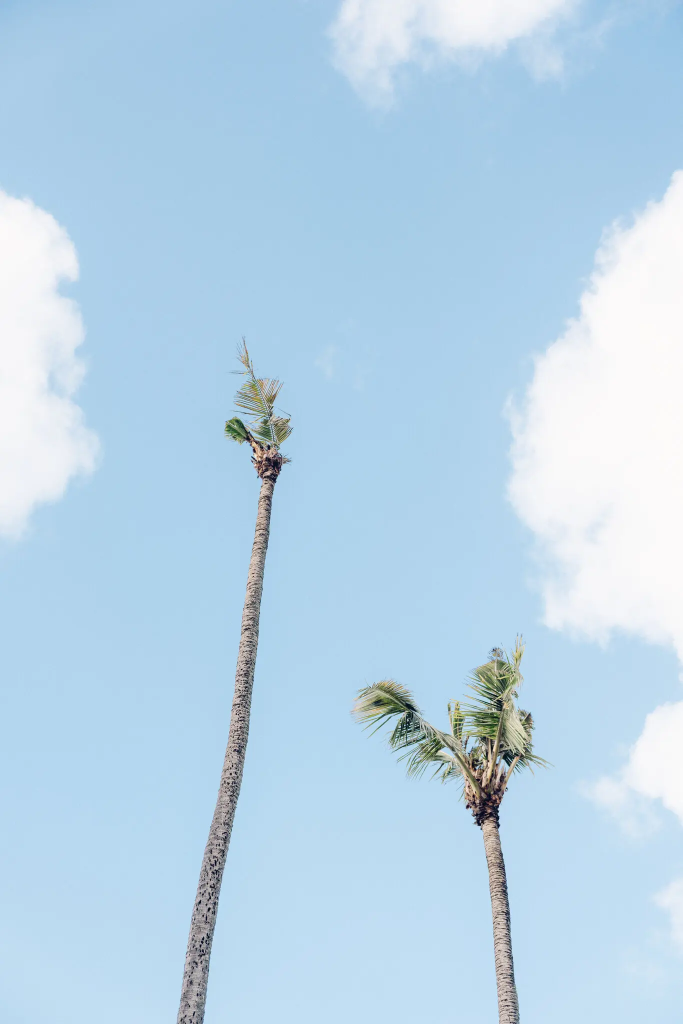
#> input picture example_images/08hs-palms-03-zglw-superJumbo.webp, 1366 x 2048 px (shown at 1/2 size)
$ jupyter execute --allow-errors visualization.ipynb   (shell and % lines are left out)   (text cells are left out)
#> lines starting #> are read from the running program, lines starting #| are printed output that depends on the picture; after the words box and inside, x2 and y2 are one past the last pixel; in counts of white or black regions, pixels touching at a corner belong together; pictures that were not available may be replaced by others from this repository, and a replacement may not be noted
[cell 1]

import roadside as rs
import sqlite3
import textwrap
import pandas as pd
import cv2
import matplotlib.pyplot as plt
import os
from icecream import ic
import numpy as np
import math

[cell 2]
# root_dir = "/home/aubrey/Desktop/sam3-2026-01-31"
image_paths = ["example_images/08hs-palms-03-zglw-superJumbo.webp"]
text_prompts=["coconut palm tree"]
db_path = '/home/aubrey/Desktop/crbdd/test.db'

[cell 3]
def contour2binary_image(image_height, image_width, contour):
    img = np.zeros((image_height, image_width), dtype=np.uint8)
    return cv2.drawContours(img, [contour], -1, (255), thickness=cv2.FILLED)

# [13 lines of commented-out code are left out]

[cell 4]
def gaussian_smooth(data, window_size):
    window = np.hanning(window_size) # Bell-shaped curve
    window /= window.sum()           # Normalize
    return np.convolve(data, window, mode='same')

# [13 lines of commented-out code are left out]

[cell 5]
# [14 lines of commented-out code are left out]
sql =textwrap.dedent("""
    select image_height, image_width, tree_wkt, crown_wkt
    from images, detections
    where images.image_id=detections.image_id
    limit 1
    """)
#> (the rest of this cell did not finish here and is left out)

#> (a cell that did not finish here is left out)

#> (a cell that did not finish here is left out)

[cell 8]
fig, (ax1, ax2, ax3, ax4, ax5) = plt.subplots(1, 5, figsize=(20, 6), sharey=True, gridspec_kw={'width_ratios': [3, 2, 2, 2, 3]})

# Plot the original binary mask
#> (the rest of this cell did not finish here and is left out)

[cell 9]
# This is a MODIFIED copy of get_data_for_vcuts_table() from roadside.py

def get_data_for_vcuts_table(db_path: str, image_id: int)->pd.DataFrame:
    """
    Processes data for a single image.
    Returns a pandas dataframe containing data to be added to the `vcuts` table.

    Presently, all data are sourced from the database. Undoubtedly, this is inefficient.
    In the future, I will refactor to source data from the results_cpu variable that is
    used for populating the `images` and `detections` tables.
    """

    # get input data from the images and detections tables
    sql = f"""
    SELECT image_path, detection_id, crown_wkt
    FROM images, detections
    WHERE images.image_id=detections.image_id AND images.image_id={image_id}
    """
    df_input = pd.read_sql(sql, sqlite3.connect(db_path))
    ic(df_input)

    data_list = [] # list of dicts to be converted to dataframe for insertion into vcuts table
    for i, r in df_input.iterrows():
        crown_contour = rs.wkt2contour(r.crown_wkt)
        hull_indices = cv2.convexHull(crown_contour, returnPoints=False)
        try:
            defects = cv2.convexityDefects(crown_contour, hull_indices)
        except Exception as e:
            print(f"Error occurred while calculating convexity defects for row {i}: {e}")
            continue
        # ic(defects)
        # ic(defects.shape)

        # process defects
        for j, defect in enumerate(defects):

            start_idx, end_idx, far_idx, depth = defect[0]
            start_point = crown_contour[start_idx][0]
            end_point = crown_contour[end_idx][0]
            far_point = crown_contour[far_idx][0]

            # calculate length of all sides of triangle in pixels
            a = math.sqrt((end_point[0] - start_point[0])**2 + (end_point[1] - start_point[1])**2)
            b = math.sqrt((far_point[0] - start_point[0])**2 + (far_point[1] - start_point[1])**2)
            c = math.sqrt((end_point[0] - far_point[0])**2 + (end_point[1] - far_point[1])**2)

            # calculate depth of the convexity defect using Heron's formula in pixels
            # equals distance between far_point point and base of the triangle (the `a` side)
            s = (a+b+c)/2
            area = math.sqrt(s*(s-a)*(s-b)*(s-c))
            depth = (2*area)/a # depth is the height of the triangle, which is the distance from the far point to the line formed by the start and end points

            # calculate the angle of the defect in degrees using the cosine rule
            angle = math.degrees(math.acos((b**2 + c**2 - a**2)/(2*b*c)))
            # ic(i, d, angle, start, far, end)

            data_dict = {
                'detection_id': r.detection_id,
                'start_x': start_point[0],
                'start_y': start_point[1],
                'far_x': far_point[0],
                'far_y': far_point[1],
                'end_x': end_point[0],
                'end_y': end_point[1],
                'depth': depth,
                'degrees': angle
            }
            data_list.append(data_dict)
        df_output = pd.DataFrame(data_list)
    return df_output

# Usage example:

# df_vcuts = get_data_for_vcuts_table(db_path=db_path, image_id=1)

#> (a cell that did not finish here is left out)

#> (a cell that did not finish here is left out)

[cell 12]
fig, ax1 = plt.subplots(1, 1)
#> (the rest of this cell did not finish here and is left out)

[cell 13]
my_img = cv2.imread(image_paths[0])
#> my_img is the input picture: shape (2048, 1366, 3); mean B, G, R 232.8, 212.7, 184.8
my_img = cv2.cvtColor(my_img, cv2.COLOR_RGB2BGR)
#> (the rest of this cell did not finish here and is left out)

#> (a cell that did not finish here is left out)

[cell 15]
fig, (ax1, ax2) = plt.subplots(1, 2, figsize=(12, 6), sharey=True,
    gridspec_kw={'width_ratios': [3, 1]})

# Plot the original binary mask
#> (the rest of this cell did not finish here and is left out)

[cell 16]
import cv2
import numpy as np

# 1. Load and process image
img = cv2.imread('shape.jpg')
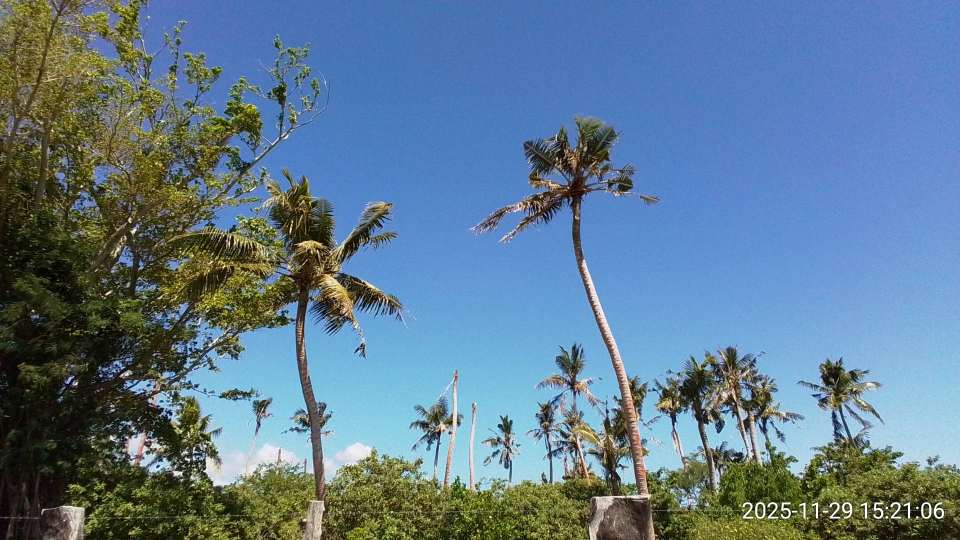
#> input picture example_images/20251129_152106.jpg, 1920 x 1080 px, given in place of shape.jpg, which was not available (shown at 1/2 size)
#> img is the input picture: shape (1080, 1920, 3); mean B, G, R 144.2, 122.9, 95.1
gray = cv2.cvtColor(img, cv2.COLOR_BGR2GRAY)
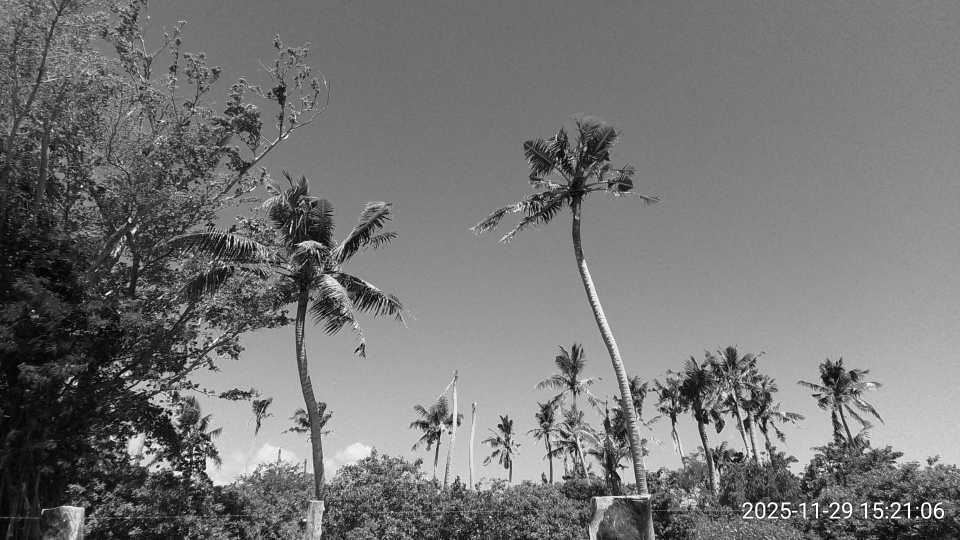
#> gray: shape (1080, 1920) (shown at 1/2 size); min 0, max 255, mean 117
ret, thresh = cv2.threshold(gray, 127, 255, 0)
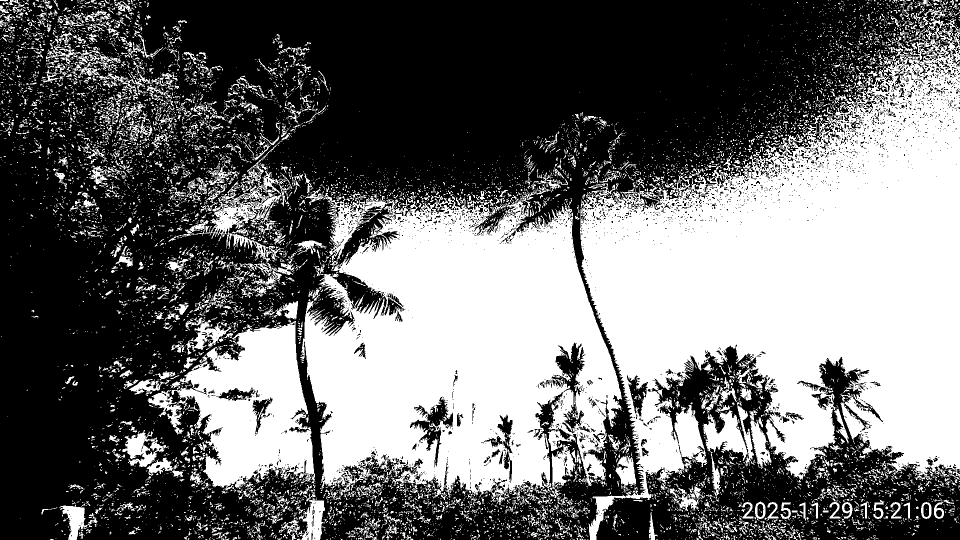
#> thresh: shape (1080, 1920) (shown at 1/2 size); 42.9% white; 10954 white regions (9688 under 20 px)

# 2. Find contours
contours, hierarchy = cv2.findContours(thresh, cv2.RETR_TREE, cv2.CHAIN_APPROX_SIMPLE)
#> contours = 15486 contours, 14305 with area under 20; largest, box (x1, y1, x2, y2) and area: (1160, 18, 1920, 1080) 424624, (600, 374, 1244, 1010) 279954, (343, 642, 631, 981) 56714, (357, 338, 589, 588) 10116, (1405, 821, 1495, 922) 4146

# 3. Calculate and draw hull for each contour
for cnt in contours:
    hull = cv2.convexHull(cnt)
    # Draw original contour in green
    cv2.drawContours(img, [cnt], 0, (0, 255, 0), 2)
    # Draw convex hull in red
    cv2.drawContours(img, [hull], 0, (0, 0, 255), 3)
#> this loop made 15486 passes
#> (cnt, hull) on passes 1, 4, 5: ([[1607, 1079], [1611, 1079]], [[1611, 1079], [1607, 1079]]), ([[1501, 1079], [1502, 1079]], [[1502, 1079], [1501, 1079]]), ([[1429, 1079], [1430, 1079]], [[1430, 1079], [1429, 1079]])
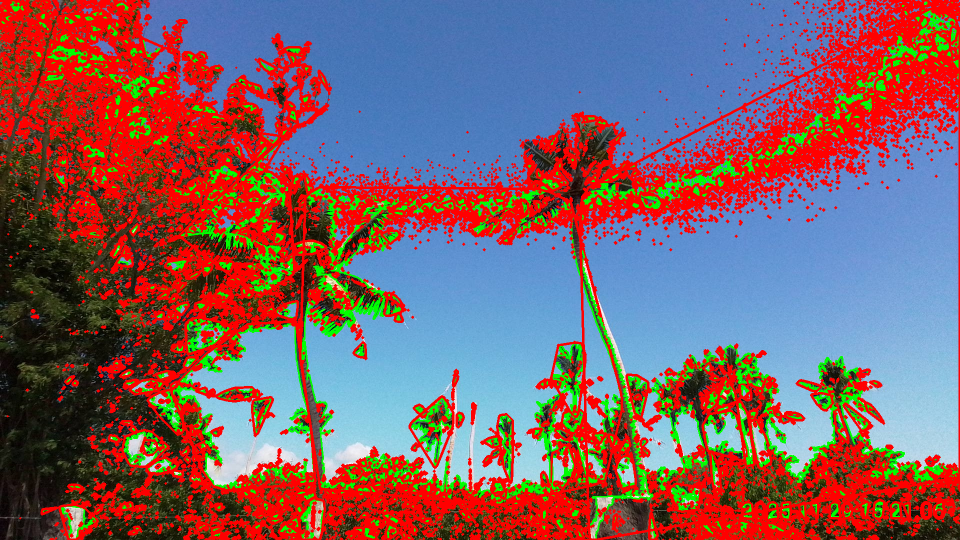
#> img: shape (1080, 1920, 3) (shown at 1/2 size); mean B, G, R 102.3, 96.6, 128.7

cv2.imshow('Convex Hull', img)
cv2.waitKey(0)
#> Out = 27
